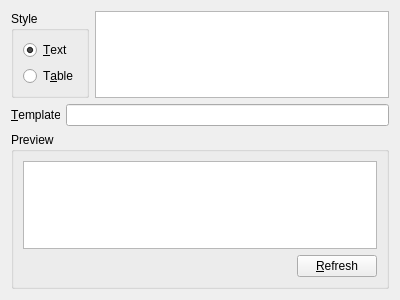
<?xml version="1.0" encoding="UTF-8"?>
<ui version="4.0">
 <class>qwHtmlExport</class>
 <widget class="QWidget" name="qwHtmlExport">
  <property name="geometry">
   <rect>
    <x>0</x>
    <y>0</y>
    <width>400</width>
    <height>300</height>
   </rect>
  </property>
  <property name="windowTitle">
   <string>Form</string>
  </property>
  <layout class="QVBoxLayout" name="verticalLayout_2">
   <item>
    <layout class="QHBoxLayout" name="horizontalLayout_3">
     <item>
      <widget class="QGroupBox" name="groupBox">
       <property name="title">
        <string>Style</string>
       </property>
       <layout class="QVBoxLayout" name="verticalLayout">
        <item>
         <widget class="QRadioButton" name="qrbStyleText">
          <property name="text">
           <string>&amp;Text</string>
          </property>
          <property name="checked">
           <bool>true</bool>
          </property>
         </widget>
        </item>
        <item>
         <widget class="QRadioButton" name="qrbStyleTable">
          <property name="text">
           <string>T&amp;able</string>
          </property>
         </widget>
        </item>
        <item>
         <spacer name="verticalSpacer">
          <property name="orientation">
           <enum>Qt::Vertical</enum>
          </property>
          <property name="sizeHint" stdset="0">
           <size>
            <width>20</width>
            <height>40</height>
           </size>
          </property>
         </spacer>
        </item>
       </layout>
      </widget>
     </item>
     <item>
      <widget class="QTreeView" name="qtvCodecs">
       <property name="rootIsDecorated">
        <bool>false</bool>
       </property>
      </widget>
     </item>
    </layout>
   </item>
   <item>
    <widget class="QStackedWidget" name="qswStyles">
     <widget class="QWidget" name="page">
      <layout class="QVBoxLayout" name="verticalLayout_3">
       <property name="margin">
        <number>0</number>
       </property>
       <item>
        <layout class="QHBoxLayout" name="horizontalLayout_2">
         <item>
          <widget class="QLabel" name="label">
           <property name="text">
            <string>&amp;Template</string>
           </property>
           <property name="buddy">
            <cstring>qleTextEdit</cstring>
           </property>
          </widget>
         </item>
         <item>
          <widget class="QLineEdit" name="qleTextEdit"/>
         </item>
        </layout>
       </item>
       <item>
        <widget class="QGroupBox" name="groupBox_2">
         <property name="title">
          <string>Preview</string>
         </property>
         <layout class="QVBoxLayout" name="verticalLayout_4">
          <item>
           <widget class="QTextEdit" name="qteTextPreview">
            <property name="undoRedoEnabled">
             <bool>false</bool>
            </property>
            <property name="readOnly">
             <bool>true</bool>
            </property>
           </widget>
          </item>
          <item>
           <layout class="QHBoxLayout" name="horizontalLayout">
            <item>
             <spacer name="horizontalSpacer">
              <property name="orientation">
               <enum>Qt::Horizontal</enum>
              </property>
              <property name="sizeHint" stdset="0">
               <size>
                <width>40</width>
                <height>20</height>
               </size>
              </property>
             </spacer>
            </item>
            <item>
             <widget class="QPushButton" name="qpbTextRefresh">
              <property name="text">
               <string>&amp;Refresh</string>
              </property>
             </widget>
            </item>
           </layout>
          </item>
         </layout>
        </widget>
       </item>
      </layout>
     </widget>
     <widget class="QWidget" name="qwPageTable">
      <layout class="QVBoxLayout" name="verticalLayout_6">
       <property name="margin">
        <number>0</number>
       </property>
       <item>
        <layout class="QHBoxLayout" name="horizontalLayout_8">
         <item>
          <widget class="QSpinBox" name="qsbTableColums">
           <property name="sizePolicy">
            <sizepolicy hsizetype="Maximum" vsizetype="Fixed">
             <horstretch>0</horstretch>
             <verstretch>0</verstretch>
            </sizepolicy>
           </property>
           <property name="suffix">
            <string> columns</string>
           </property>
           <property name="minimum">
            <number>1</number>
           </property>
          </widget>
         </item>
         <item>
          <layout class="QGridLayout" name="qglTableColumns">
           <item row="0" column="0">
            <widget class="QLabel" name="label_2">
             <property name="text">
              <string>Header:</string>
             </property>
            </widget>
           </item>
           <item row="1" column="0">
            <widget class="QLabel" name="label_3">
             <property name="text">
              <string>Template:</string>
             </property>
            </widget>
           </item>
          </layout>
         </item>
         <item>
          <spacer name="horizontalSpacer_3">
           <property name="orientation">
            <enum>Qt::Horizontal</enum>
           </property>
           <property name="sizeHint" stdset="0">
            <size>
             <width>40</width>
             <height>20</height>
            </size>
           </property>
          </spacer>
         </item>
        </layout>
       </item>
       <item>
        <widget class="QGroupBox" name="groupBox_3">
         <property name="title">
          <string>Preview</string>
         </property>
         <layout class="QVBoxLayout" name="verticalLayout_5">
          <item>
           <widget class="QTextEdit" name="qteTablePreview">
            <property name="undoRedoEnabled">
             <bool>false</bool>
            </property>
            <property name="readOnly">
             <bool>true</bool>
            </property>
           </widget>
          </item>
          <item>
           <layout class="QHBoxLayout" name="horizontalLayout_4">
            <item>
             <spacer name="horizontalSpacer_2">
              <property name="orientation">
               <enum>Qt::Horizontal</enum>
              </property>
              <property name="sizeHint" stdset="0">
               <size>
                <width>40</width>
                <height>20</height>
               </size>
              </property>
             </spacer>
            </item>
            <item>
             <widget class="QPushButton" name="qpbTableRefresh">
              <property name="text">
               <string>&amp;Refresh</string>
              </property>
             </widget>
            </item>
           </layout>
          </item>
         </layout>
        </widget>
       </item>
      </layout>
     </widget>
    </widget>
   </item>
  </layout>
 </widget>
 <resources/>
 <connections/>
</ui>
